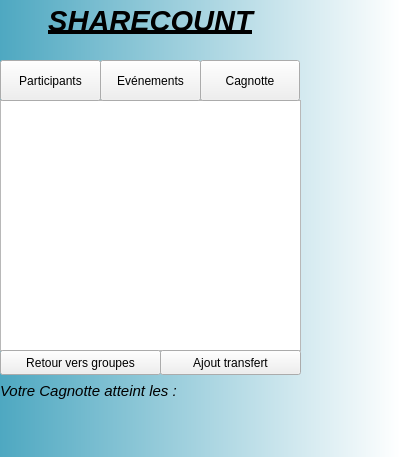
<?xml version="1.0" encoding="UTF-8"?>
<ui version="4.0">
 <class>cagnotte</class>
 <widget class="QWidget" name="cagnotte">
  <property name="geometry">
   <rect>
    <x>0</x>
    <y>0</y>
    <width>399</width>
    <height>457</height>
   </rect>
  </property>
  <property name="windowTitle">
   <string>Form</string>
  </property>
  <widget class="QLabel" name="label_6">
   <property name="geometry">
    <rect>
     <x>0</x>
     <y>0</y>
     <width>401</width>
     <height>461</height>
    </rect>
   </property>
   <property name="styleSheet">
    <string notr="true">background-color: qlineargradient(spread:pad, x1:0, y1:0, x2:1, y2:0, stop:0 rgba(78, 168, 193, 255), stop:1 rgba(255, 255, 255, 255));</string>
   </property>
   <property name="text">
    <string/>
   </property>
  </widget>
  <widget class="QListWidget" name="historique">
   <property name="geometry">
    <rect>
     <x>0</x>
     <y>100</y>
     <width>301</width>
     <height>251</height>
    </rect>
   </property>
  </widget>
  <widget class="QLabel" name="txtsum">
   <property name="geometry">
    <rect>
     <x>0</x>
     <y>380</y>
     <width>241</width>
     <height>21</height>
    </rect>
   </property>
   <property name="font">
    <font>
     <pointsize>11</pointsize>
     <weight>50</weight>
     <italic>true</italic>
     <bold>false</bold>
     <underline>false</underline>
    </font>
   </property>
   <property name="text">
    <string>Votre Cagnotte atteint les : </string>
   </property>
  </widget>
  <widget class="QLabel" name="label_4">
   <property name="geometry">
    <rect>
     <x>0</x>
     <y>0</y>
     <width>301</width>
     <height>41</height>
    </rect>
   </property>
   <property name="font">
    <font>
     <pointsize>22</pointsize>
     <weight>75</weight>
     <italic>true</italic>
     <bold>true</bold>
     <underline>true</underline>
    </font>
   </property>
   <property name="text">
    <string>SHARECOUNT</string>
   </property>
   <property name="alignment">
    <set>Qt::AlignCenter</set>
   </property>
  </widget>
  <widget class="QPushButton" name="participants">
   <property name="geometry">
    <rect>
     <x>0</x>
     <y>60</y>
     <width>101</width>
     <height>41</height>
    </rect>
   </property>
   <property name="text">
    <string>Participants</string>
   </property>
  </widget>
  <widget class="QPushButton" name="events">
   <property name="geometry">
    <rect>
     <x>100</x>
     <y>60</y>
     <width>101</width>
     <height>41</height>
    </rect>
   </property>
   <property name="text">
    <string>Evénements</string>
   </property>
  </widget>
  <widget class="QPushButton" name="cagnotte_2">
   <property name="geometry">
    <rect>
     <x>200</x>
     <y>60</y>
     <width>100</width>
     <height>41</height>
    </rect>
   </property>
   <property name="text">
    <string>Cagnotte</string>
   </property>
  </widget>
  <widget class="QPushButton" name="retour_groupes">
   <property name="geometry">
    <rect>
     <x>0</x>
     <y>350</y>
     <width>161</width>
     <height>25</height>
    </rect>
   </property>
   <property name="text">
    <string>Retour vers groupes</string>
   </property>
  </widget>
  <widget class="QPushButton" name="ajout_transfert">
   <property name="geometry">
    <rect>
     <x>160</x>
     <y>350</y>
     <width>141</width>
     <height>25</height>
    </rect>
   </property>
   <property name="text">
    <string>Ajout transfert</string>
   </property>
  </widget>
 </widget>
 <resources/>
 <connections/>
</ui>
